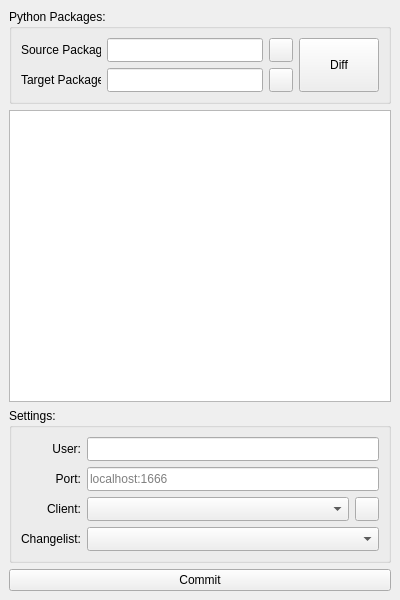
<?xml version="1.0" encoding="UTF-8"?>
<ui version="4.0">
 <class>p4ckageMergerWindow</class>
 <widget class="QMainWindow" name="p4ckageMergerWindow">
  <property name="geometry">
   <rect>
    <x>0</x>
    <y>0</y>
    <width>400</width>
    <height>600</height>
   </rect>
  </property>
  <property name="minimumSize">
   <size>
    <width>400</width>
    <height>600</height>
   </size>
  </property>
  <property name="windowTitle">
   <string>|| P4ckage Merger</string>
  </property>
  <widget class="QWidget" name="centralwidget">
   <layout class="QVBoxLayout" name="verticalLayout">
    <item>
     <widget class="QGroupBox" name="packagesGroupBox">
      <property name="title">
       <string>Python Packages:</string>
      </property>
      <layout class="QGridLayout" name="gridLayout">
       <item row="0" column="0">
        <layout class="QHBoxLayout" name="sourceLayout">
         <item>
          <widget class="QLabel" name="sourceLabel">
           <property name="sizePolicy">
            <sizepolicy hsizetype="Fixed" vsizetype="Fixed">
             <horstretch>0</horstretch>
             <verstretch>0</verstretch>
            </sizepolicy>
           </property>
           <property name="minimumSize">
            <size>
             <width>80</width>
             <height>24</height>
            </size>
           </property>
           <property name="maximumSize">
            <size>
             <width>80</width>
             <height>24</height>
            </size>
           </property>
           <property name="text">
            <string>Source Package:</string>
           </property>
          </widget>
         </item>
         <item>
          <widget class="QLineEdit" name="sourceLineEdit">
           <property name="minimumSize">
            <size>
             <width>0</width>
             <height>24</height>
            </size>
           </property>
           <property name="maximumSize">
            <size>
             <width>16777215</width>
             <height>24</height>
            </size>
           </property>
          </widget>
         </item>
         <item>
          <widget class="QPushButton" name="sourcePushButton">
           <property name="sizePolicy">
            <sizepolicy hsizetype="Fixed" vsizetype="Fixed">
             <horstretch>0</horstretch>
             <verstretch>0</verstretch>
            </sizepolicy>
           </property>
           <property name="minimumSize">
            <size>
             <width>24</width>
             <height>24</height>
            </size>
           </property>
           <property name="maximumSize">
            <size>
             <width>24</width>
             <height>24</height>
            </size>
           </property>
           <property name="text">
            <string/>
           </property>
           <property name="icon">
            <iconset resource="../dcc/ui/resources.qrc">
             <normaloff>:/dcc/icons/open_folder.svg</normaloff>:/dcc/icons/open_folder.svg</iconset>
           </property>
          </widget>
         </item>
        </layout>
       </item>
       <item row="1" column="0">
        <layout class="QHBoxLayout" name="targetLayout">
         <item>
          <widget class="QLabel" name="targetLabel">
           <property name="sizePolicy">
            <sizepolicy hsizetype="Fixed" vsizetype="Fixed">
             <horstretch>0</horstretch>
             <verstretch>0</verstretch>
            </sizepolicy>
           </property>
           <property name="minimumSize">
            <size>
             <width>80</width>
             <height>24</height>
            </size>
           </property>
           <property name="maximumSize">
            <size>
             <width>80</width>
             <height>24</height>
            </size>
           </property>
           <property name="text">
            <string>Target Package:</string>
           </property>
          </widget>
         </item>
         <item>
          <widget class="QLineEdit" name="targetLineEdit">
           <property name="minimumSize">
            <size>
             <width>0</width>
             <height>24</height>
            </size>
           </property>
           <property name="maximumSize">
            <size>
             <width>16777215</width>
             <height>24</height>
            </size>
           </property>
          </widget>
         </item>
         <item>
          <widget class="QPushButton" name="targetPushButton">
           <property name="sizePolicy">
            <sizepolicy hsizetype="Fixed" vsizetype="Fixed">
             <horstretch>0</horstretch>
             <verstretch>0</verstretch>
            </sizepolicy>
           </property>
           <property name="minimumSize">
            <size>
             <width>24</width>
             <height>24</height>
            </size>
           </property>
           <property name="maximumSize">
            <size>
             <width>24</width>
             <height>24</height>
            </size>
           </property>
           <property name="text">
            <string/>
           </property>
           <property name="icon">
            <iconset resource="../dcc/ui/resources.qrc">
             <normaloff>:/dcc/icons/open_folder.svg</normaloff>:/dcc/icons/open_folder.svg</iconset>
           </property>
          </widget>
         </item>
        </layout>
       </item>
       <item row="0" column="1" rowspan="2">
        <widget class="QPushButton" name="diffPushButton">
         <property name="sizePolicy">
          <sizepolicy hsizetype="Minimum" vsizetype="Expanding">
           <horstretch>0</horstretch>
           <verstretch>0</verstretch>
          </sizepolicy>
         </property>
         <property name="text">
          <string>Diff</string>
         </property>
        </widget>
       </item>
      </layout>
     </widget>
    </item>
    <item>
     <widget class="QTreeView" name="packageTreeView">
      <property name="styleSheet">
       <string notr="true">QTreeView:item { height: 24px; }</string>
      </property>
      <property name="editTriggers">
       <set>QAbstractItemView::NoEditTriggers</set>
      </property>
      <property name="alternatingRowColors">
       <bool>true</bool>
      </property>
      <property name="uniformRowHeights">
       <bool>true</bool>
      </property>
      <property name="animated">
       <bool>true</bool>
      </property>
      <property name="expandsOnDoubleClick">
       <bool>false</bool>
      </property>
     </widget>
    </item>
    <item>
     <widget class="QGroupBox" name="perforceGroupBox">
      <property name="title">
       <string>Settings:</string>
      </property>
      <layout class="QVBoxLayout" name="verticalLayout_2">
       <item>
        <layout class="QHBoxLayout" name="userLayout">
         <item>
          <widget class="QLabel" name="userLabel">
           <property name="sizePolicy">
            <sizepolicy hsizetype="Fixed" vsizetype="Fixed">
             <horstretch>0</horstretch>
             <verstretch>0</verstretch>
            </sizepolicy>
           </property>
           <property name="minimumSize">
            <size>
             <width>60</width>
             <height>24</height>
            </size>
           </property>
           <property name="maximumSize">
            <size>
             <width>60</width>
             <height>24</height>
            </size>
           </property>
           <property name="text">
            <string>User:</string>
           </property>
           <property name="alignment">
            <set>Qt::AlignRight|Qt::AlignTrailing|Qt::AlignVCenter</set>
           </property>
          </widget>
         </item>
         <item>
          <widget class="QLineEdit" name="userLineEdit">
           <property name="minimumSize">
            <size>
             <width>0</width>
             <height>24</height>
            </size>
           </property>
           <property name="maximumSize">
            <size>
             <width>16777215</width>
             <height>24</height>
            </size>
           </property>
           <property name="placeholderText">
            <string/>
           </property>
          </widget>
         </item>
        </layout>
       </item>
       <item>
        <layout class="QHBoxLayout" name="portLayout">
         <item>
          <widget class="QLabel" name="portLabel">
           <property name="sizePolicy">
            <sizepolicy hsizetype="Fixed" vsizetype="Fixed">
             <horstretch>0</horstretch>
             <verstretch>0</verstretch>
            </sizepolicy>
           </property>
           <property name="minimumSize">
            <size>
             <width>60</width>
             <height>24</height>
            </size>
           </property>
           <property name="maximumSize">
            <size>
             <width>60</width>
             <height>24</height>
            </size>
           </property>
           <property name="text">
            <string>Port:</string>
           </property>
           <property name="alignment">
            <set>Qt::AlignRight|Qt::AlignTrailing|Qt::AlignVCenter</set>
           </property>
          </widget>
         </item>
         <item>
          <widget class="QLineEdit" name="portLineEdit">
           <property name="minimumSize">
            <size>
             <width>0</width>
             <height>24</height>
            </size>
           </property>
           <property name="maximumSize">
            <size>
             <width>16777215</width>
             <height>24</height>
            </size>
           </property>
           <property name="placeholderText">
            <string>localhost:1666</string>
           </property>
          </widget>
         </item>
        </layout>
       </item>
       <item>
        <layout class="QHBoxLayout" name="clientLayout">
         <item>
          <widget class="QLabel" name="clientLabel">
           <property name="sizePolicy">
            <sizepolicy hsizetype="Fixed" vsizetype="Fixed">
             <horstretch>0</horstretch>
             <verstretch>0</verstretch>
            </sizepolicy>
           </property>
           <property name="minimumSize">
            <size>
             <width>60</width>
             <height>24</height>
            </size>
           </property>
           <property name="maximumSize">
            <size>
             <width>60</width>
             <height>24</height>
            </size>
           </property>
           <property name="text">
            <string>Client:</string>
           </property>
           <property name="alignment">
            <set>Qt::AlignRight|Qt::AlignTrailing|Qt::AlignVCenter</set>
           </property>
          </widget>
         </item>
         <item>
          <widget class="QComboBox" name="clientComboBox">
           <property name="sizePolicy">
            <sizepolicy hsizetype="Expanding" vsizetype="Fixed">
             <horstretch>0</horstretch>
             <verstretch>0</verstretch>
            </sizepolicy>
           </property>
           <property name="minimumSize">
            <size>
             <width>0</width>
             <height>24</height>
            </size>
           </property>
           <property name="maximumSize">
            <size>
             <width>16777215</width>
             <height>24</height>
            </size>
           </property>
          </widget>
         </item>
         <item>
          <widget class="QPushButton" name="refreshPushButton">
           <property name="sizePolicy">
            <sizepolicy hsizetype="Fixed" vsizetype="Fixed">
             <horstretch>0</horstretch>
             <verstretch>0</verstretch>
            </sizepolicy>
           </property>
           <property name="minimumSize">
            <size>
             <width>24</width>
             <height>24</height>
            </size>
           </property>
           <property name="maximumSize">
            <size>
             <width>24</width>
             <height>24</height>
            </size>
           </property>
           <property name="text">
            <string/>
           </property>
           <property name="icon">
            <iconset resource="../dcc/ui/resources.qrc">
             <normaloff>:/dcc/icons/refresh.png</normaloff>:/dcc/icons/refresh.png</iconset>
           </property>
          </widget>
         </item>
        </layout>
       </item>
       <item>
        <layout class="QHBoxLayout" name="changelistLayout">
         <item>
          <widget class="QLabel" name="changelistLabel">
           <property name="sizePolicy">
            <sizepolicy hsizetype="Fixed" vsizetype="Fixed">
             <horstretch>0</horstretch>
             <verstretch>0</verstretch>
            </sizepolicy>
           </property>
           <property name="minimumSize">
            <size>
             <width>60</width>
             <height>24</height>
            </size>
           </property>
           <property name="maximumSize">
            <size>
             <width>60</width>
             <height>24</height>
            </size>
           </property>
           <property name="text">
            <string>Changelist:</string>
           </property>
           <property name="alignment">
            <set>Qt::AlignRight|Qt::AlignTrailing|Qt::AlignVCenter</set>
           </property>
          </widget>
         </item>
         <item>
          <widget class="QComboBox" name="changelistComboBox">
           <property name="sizePolicy">
            <sizepolicy hsizetype="Expanding" vsizetype="Fixed">
             <horstretch>0</horstretch>
             <verstretch>0</verstretch>
            </sizepolicy>
           </property>
           <property name="minimumSize">
            <size>
             <width>0</width>
             <height>24</height>
            </size>
           </property>
           <property name="maximumSize">
            <size>
             <width>16777215</width>
             <height>24</height>
            </size>
           </property>
          </widget>
         </item>
        </layout>
       </item>
      </layout>
     </widget>
    </item>
    <item>
     <widget class="QPushButton" name="commitPushButton">
      <property name="text">
       <string>Commit</string>
      </property>
     </widget>
    </item>
   </layout>
  </widget>
 </widget>
 <resources>
  <include location="../dcc/ui/resources.qrc"/>
 </resources>
 <connections/>
</ui>
